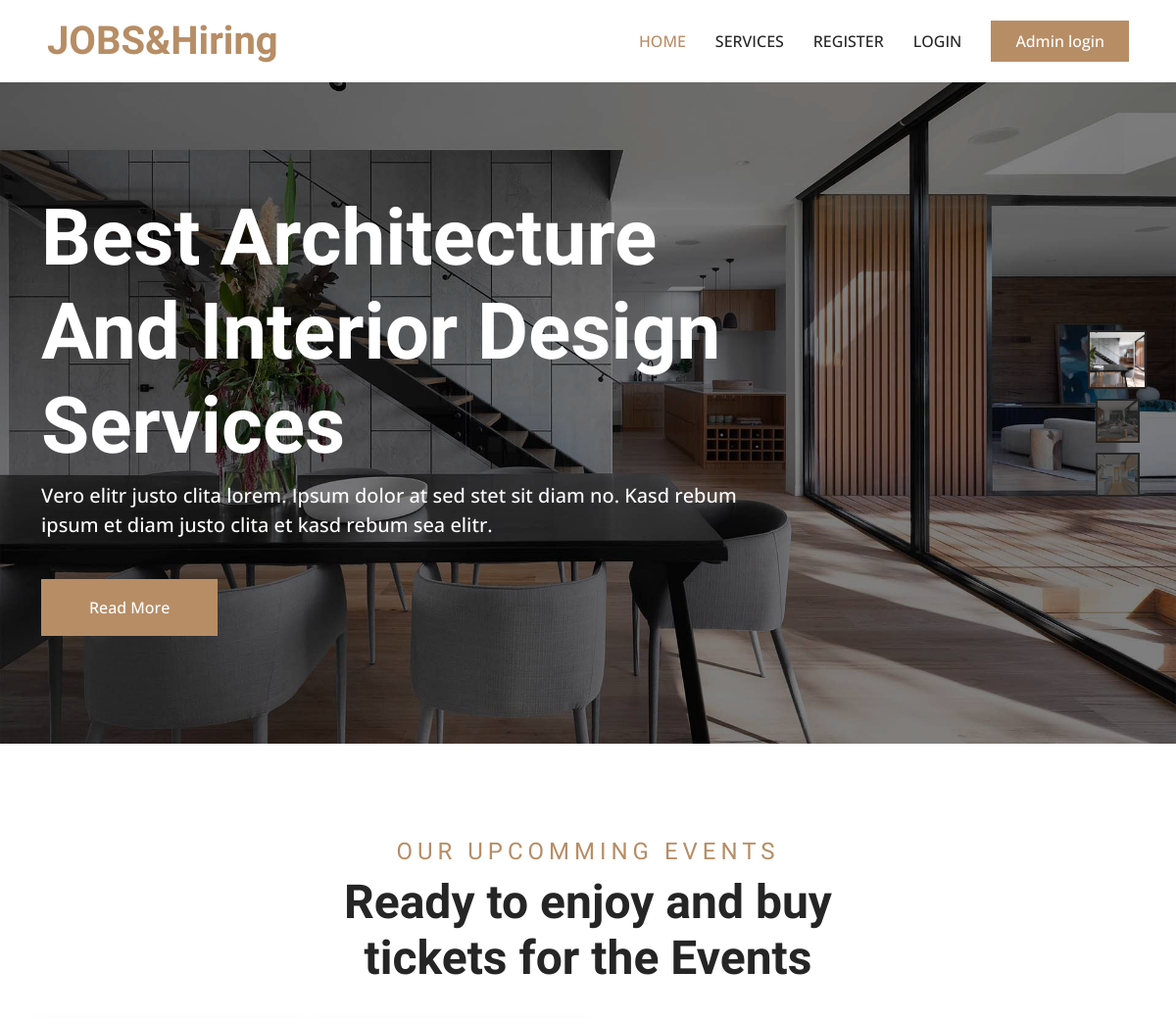
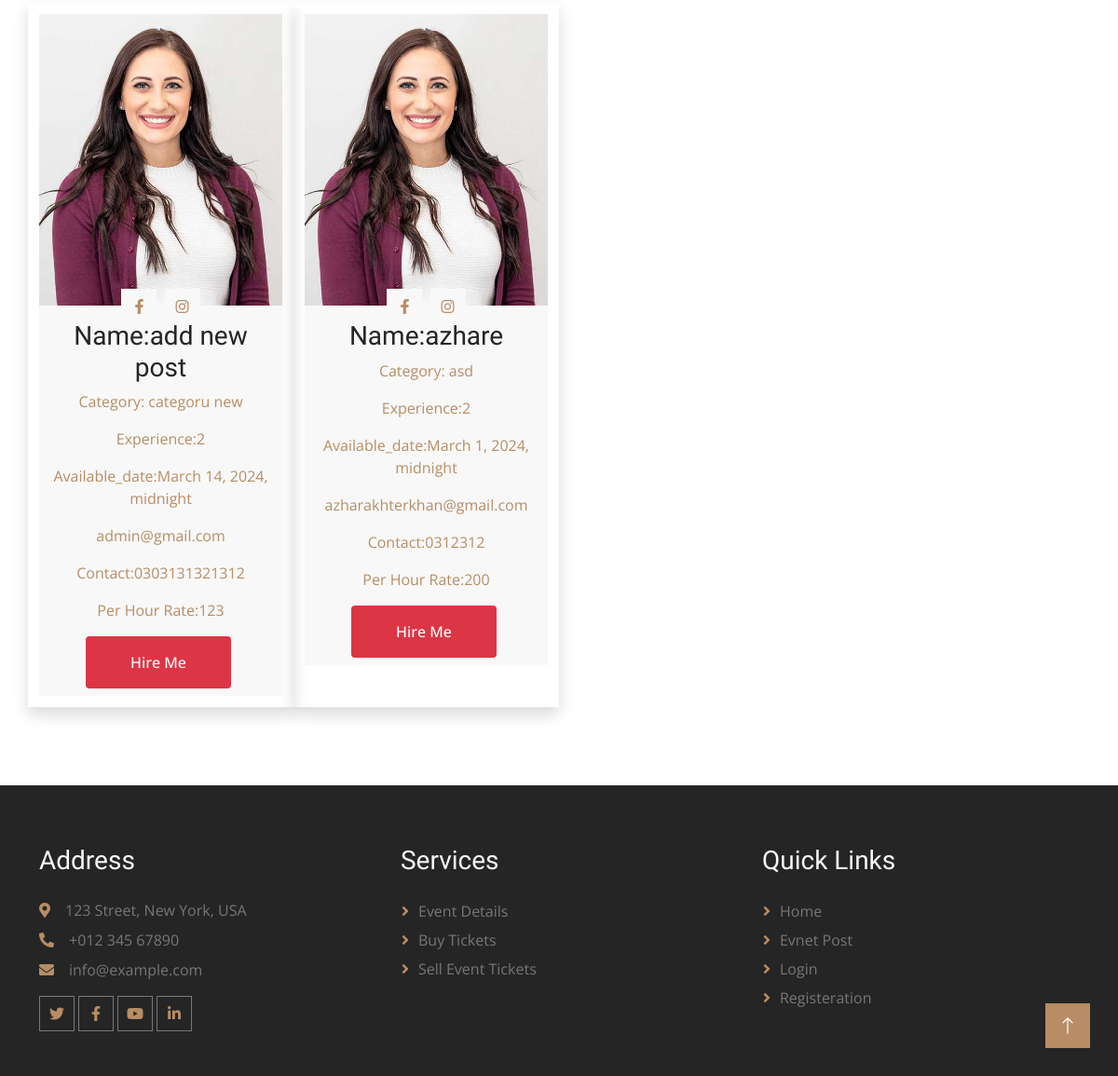
The page / on the database its author committed (2 pictures, top to bottom).
### servicesApp/models.py (models this page shows, shortened)
class ServicePostByUser(models.Model):
    user = models.ForeignKey(User, on_delete=models.CASCADE)
    name = models.CharField(max_length=100)
    category_name = models.CharField(max_length=100)
    description = models.TextField()
    experience = models.IntegerField()
    available_date = models.DateTimeField()
    open_to_work = models.BooleanField()
    email = models.EmailField()
    contact_number = models.CharField(max_length=20)
    service_img = models.ImageField(upload_to='img/', blank=True)
    per_hour_rate = models.IntegerField()

### servicesApp/views.py (the view)
# urls.py: path('',views.index,name='index'),
def index(request):
    if request.method == 'POST':
        form = bookingForm(request.POST)
        if form.is_valid():
            try:
                name = form.cleaned_data['name']
                email = form.cleaned_data['email']
                contact_number = form.cleaned_data['contact_number']
                other_description = form.cleaned_data['other_description']
                user_id = request.POST.get('user_id')  # Extract user_id from request.POST
                service_post_id = request.POST.get('service_post_id')  # Extract service_post_id from request.POST
                user = Booking.objects.create(user_id=user_id,service_post_id=service_post_id,email=email, other_description=other_description, name=name, contact_number=contact_number)
                return JsonResponse({'success': True, 'message': 'Booking added successfully.'})
            except Exception as e:
                return JsonResponse({'success': False, 'message': str(e)}, status=500)
        else:
            errors = dict([(field, error[0]) for field, error in form.errors.items()])
            return JsonResponse({'success': False, 'errors': errors}, status=400)
    else:
        user_service_posts = ServicePostByUser.objects.all()[:10]
        form = bookingForm()
        return render(request, 'pages/home.html', {'form': form, 'user_service_posts': user_service_posts})

### servicesApp/templates/pages/home.html (shortened to what this page needs)
{% extends 'commons/base.html' %}
{% load static %}
{% block content %}
<div class="container-fluid p-0 pb-5 wow fadeIn" data-wow-delay="0.1s">
    <div class="owl-carousel header-carousel position-relative">
        <div class="owl-carousel-item position-relative" data-dot="<img src='{% static 'servicesApp/img/carousel-1.jpg' %}'>">
            <img class="img-fluid" src="{% static 'servicesApp/img/carousel-1.jpg' %}" alt="">
            <div class="owl-carousel-inner">
                <div class="container">
                    <div class="row justify-content-start">
                        <div class="col-10 col-lg-8">
                            <h1 class="display-1 text-white animated slideInDown">Best Architecture And Interior Design Services</h1>
                            <p class="fs-5 fw-medium text-white mb-4 pb-3">Vero elitr justo clita lorem. Ipsum dolor at sed stet sit diam no. Kasd rebum ipsum et diam justo clita et kasd rebum sea elitr.</p>
                            <a href="" class="btn btn-primary py-3 px-5 animated slideInLeft">Read More</a>
                        </div>
                    </div>
                </div>
            </div>
        </div>
    </div>
</div>
<div class="container-xxl py-5">
    <div class="container">
        <div class="text-center mx-auto mb-5 wow fadeInUp" data-wow-delay="0.1s" style="max-width: 600px;">
            <h4 class="section-title">Our Upcomming Events</h4>
            <h1 class="display-5 mb-4">Ready to enjoy and buy tickets for the Events </h1>
        </div>
        <div class="row g-0 team-items">
            {% for service_post in user_service_posts %}
            <div class="col-lg-3 col-md-6 wow fadeInUp shadow" data-wow-delay="0.1s">
                <div class="team-item position-relative">
                    <div class="position-relative">
                        <img class="img-fluid" src="{% static 'servicesApp/img/team-1.jpg' %}" alt="" width="400">
                        <div class="team-social text-center">
                            <a class="btn btn-square" href=""><i class="fab fa-facebook-f"></i></a>
                            <a class="btn btn-square" href=""><i class="fab fa-instagram"></i></a>
                        </div>
                    </div>
                    <div class="bg-light text-center p-2">
                        <h3 class="mt-2">Name:{{ service_post.name }}</h3>
                        <p class="text-primary">Category: {{ service_post.category_name }}</p>
                        <p class="text-primary">Experience:{{ service_post.experience }}</p>
                        <p class="text-primary">Available_date:{{ service_post.available_date }}</p>
                        <p class="text-primary">{{ service_post.email }}</p>
                        <p class="text-primary">Contact:{{ service_post.contact_number }}</p>
                        <p class="text-primary">Per Hour Rate:{{ service_post.per_hour_rate }}</p>
                        <span>
                            <button type="button" class="btn btn-primary py-3 px-5 animated slideInLeft delete-btn " data-user-id="{{service_post.user_id}}" data-post-id="{{ service_post.id }}">Hire Me</button>
                        </span>
                    </div>
                </div>
            </div>
            {% endfor %}
        </div>
    </div>
</div>
<a href="#" class="btn btn-lg btn-primary btn-lg-square back-to-top"><i class="bi bi-arrow-up"></i></a>
{% endblock %}

### servicesApp/static/servicesApp/css/style.css (style rules this page uses)
:root { --primary: #B78D65; --light: #F8F8F8; --dark: #252525; }
h1, h2, .h1, .h2, .fw-bold { font-weight: 600 !important; }
h3, h4, .h3, .h4, .fw-medium { font-weight: 500 !important; }
.back-to-top { position: fixed; display: none; right: 30px; bottom: 30px; z-index: 99; }
.btn { font-weight: 500; transition: .5s; }
.btn.btn-primary, .btn.btn-secondary { color: #FFFFFF; }
.btn-square { width: 38px; height: 38px; }
.btn-lg-square { width: 48px; height: 48px; }
.btn-square, .btn-sm-square, .btn-lg-square { padding: 0; display: flex; align-items: center; justify-content: center; font-weight: normal; }
.owl-carousel-inner { position: absolute; width: 100%; height: 100%; top: 0; left: 0; display: flex; align-items: center; background: rgba(0, 0, 0, .5); }
.section-title { color: var(--primary); font-weight: 600; letter-spacing: 5px; text-transform: uppercase; }
.team-items { margin: -.75rem; }
.team-item { padding: .75rem; }
.team-item::after { position: absolute; content: ""; width: 100%; height: 0; top: 0; left: 0; background: #FFFFFF; transition: .5s; z-index: -1; }
.team-item .team-social { position: absolute; width: 100%; bottom: -20px; left: 0; }
.team-item .team-social .btn { display: inline-flex; margin: 0 2px; color: var(--primary); background: var(--light); }
.edit-btn, .delete-btn { padding: 6px 12px; margin-right: 5px; border: none; border-radius: 4px; cursor: pointer; transition: background-color 0.3s ease; }
.delete-btn { background-color: #dc3545; color: #fff; }

### rows shown on the page
ServicePostByUser: name "add new post", category_name "categoru new", experience "2", available_date "March 14, 2024, midnight", email "admin@gmail.com", contact_number "0303131321312", per_hour_rate "123"
ServicePostByUser: name "azhare", category_name "asd", experience "2", available_date "March 1, 2024, midnight", email "azharakhterkhan@gmail.com", contact_number "0312312", per_hour_rate "200"
